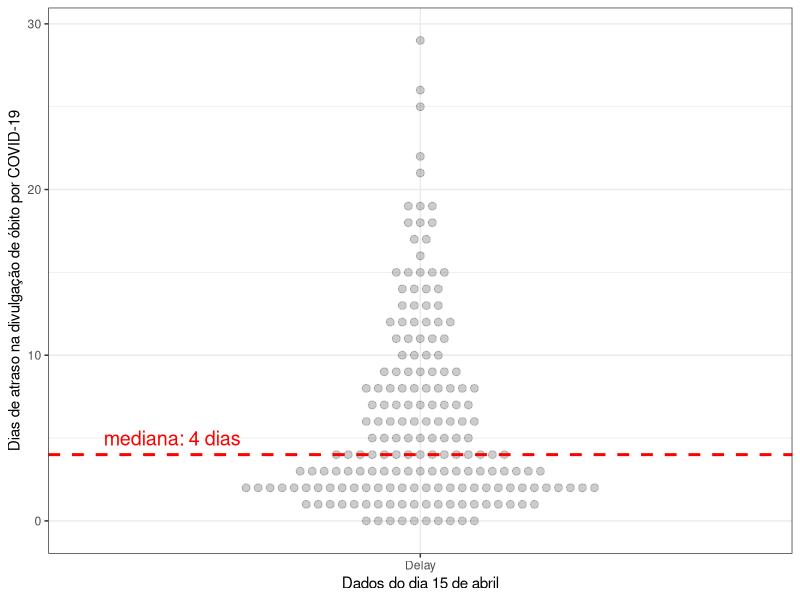

Recreate this plot in R.
# Time delay from death to notification
tempo_morte <- c(rep(0, 10), rep(1, 20), rep(2, 30), rep(3, 21), rep(4, 15), 
                rep(5, 9), rep(6, 10), rep(7, 9), rep(8, 10), rep(9, 7), 
                rep(10, 4), rep(11, 5), rep(12, 6), rep(13, 4), rep(14, 4), 
                rep(15, 5), rep(16, 1), rep(17, 2), rep(18, 3), rep(19, 3), 
                rep(20, 0), rep(21, 1), rep(22, 1), rep(23, 0), rep(24, 0), 
                rep(25, 1), rep(26, 1), rep(27, 0), rep(28, 0), rep(29, 1), 
                rep(30, 0), rep(31, 0))
delay <- data.frame(dias = tempo_morte)
delay <- data.frame(cbind(titulo = c("Delay"), delay))
d.median <- median(delay$dias)

# Plot
library(ggplot2)

ggplot(delay, aes(x = titulo, y = dias)) +
  geom_dotplot(binaxis='y', stackdir='center', stackratio=1.5, dotsize=0.5, alpha = 0.2) +
  geom_hline(yintercept=d.median, linetype="dashed", color = "red", size=1) +
  annotate("text", label = paste0("mediana: ", d.median, " dias"), x = 0.6, y = 5, size = 5, colour = "red") +
  ylab("Dias de atraso na divulgação de óbito por COVID-19") +
  xlab("Dados do dia 15 de abril") +
  theme_bw()
